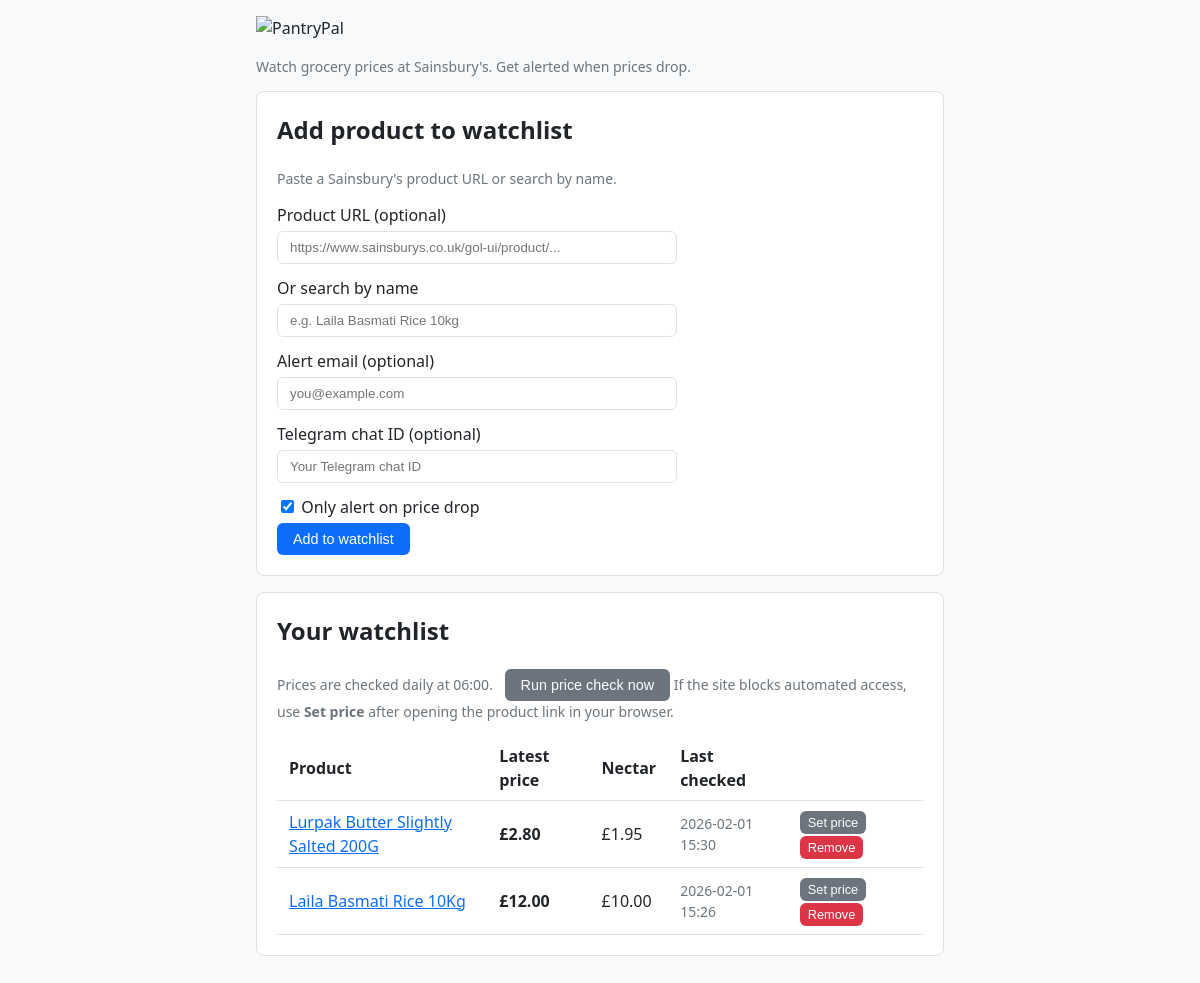
The page / on the database its author committed.
### tables this page shows
CREATE TABLE watchlist (
    id INTEGER PRIMARY KEY AUTOINCREMENT,
    product_id INTEGER NOT NULL REFERENCES product(id) ON DELETE CASCADE,
    added_at TEXT NOT NULL DEFAULT (datetime('now')),
    alert_email TEXT,
    alert_telegram_chat_id TEXT,
    alert_on_drop_only INTEGER NOT NULL DEFAULT 1
);

CREATE TABLE product (
    id INTEGER PRIMARY KEY AUTOINCREMENT,
    vendor_id INTEGER NOT NULL REFERENCES vendor(id),
    external_id TEXT,
    name TEXT NOT NULL,
    url TEXT NOT NULL,
    image_url TEXT,
    created_at TEXT NOT NULL DEFAULT (datetime('now')),
    UNIQUE(vendor_id, external_id)
);

### app/main.py (the view)
@app.get("/", response_class=HTMLResponse)
async def index(request: Request):
    await init_db()
    db = await get_connection()
    try:
        items = await crud.get_watchlist_entries(db)
    finally:
        await db.close()
    return templates.TemplateResponse("index.html", {"request": request, "items": items})

### app/templates/index.html (shortened to what this page needs)
{% extends "base.html" %}
{% block content %}
<div class="card">
    <h2 style="margin-top:0;">Add product to watchlist</h2>
    <p class="muted">Paste a Sainsbury's product URL or search by name.</p>
    <form id="add-form" method="post" action="/api/watchlist/add" style="max-width: 400px;">
        <label for="url">Product URL (optional)</label>
        <input type="url" id="url" name="url" placeholder="https://www.sainsburys.co.uk/gol-ui/product/...">
        <label for="search_query">Or search by name</label>
        <input type="text" id="search_query" name="search_query" placeholder="e.g. Laila Basmati Rice 10kg">
        <label for="alert_email">Alert email (optional)</label>
        <input type="email" id="alert_email" name="alert_email" placeholder="you@example.com">
        <label for="alert_telegram">Telegram chat ID (optional)</label>
        <input type="text" id="alert_telegram" name="alert_telegram_chat_id" placeholder="Your Telegram chat ID">
        <label><input type="checkbox" name="alert_on_drop_only" value="1" checked> Only alert on price drop</label>
        <button type="submit">Add to watchlist</button>
    </form>
</div>
<div class="card">
    <h2 style="margin-top:0;">Your watchlist</h2>
    {% if items %}
    <p class="muted" style="margin-top:0;">Prices are checked daily at 06:00. <button type="button" id="run-check-btn" class="btn btn-secondary" style="margin-left:0.5rem;">Run price check now</button> If the site blocks automated access, use <strong>Set price</strong> after opening the product link in your browser.</p>
    <table>
        <thead>
            <tr><th>Product</th><th>Latest price</th><th>Nectar</th><th>Last checked</th><th></th></tr>
        </thead>
        <tbody>
            {% for item in items %}
            <tr>
                <td><a href="{{ item.product_url }}" target="_blank" rel="noopener">{{ item.product_name }}</a></td>
                <td class="price">{% if item.latest_price is not none %}£{{ "%.2f"|format(item.latest_price) }}{% else %}—{% endif %}</td>
                <td>{% if item.latest_nectar_price is not none %}£{{ "%.2f"|format(item.latest_nectar_price) }}{% else %}—{% endif %}</td>
                <td class="muted">{% if item.latest_recorded_at %}{{ item.latest_recorded_at[:16] }}{% else %}—{% endif %}</td>
                <td>
                    <button type="button" class="btn btn-secondary set-price-btn" style="padding:0.25rem 0.5rem;font-size:0.8rem;margin-right:0.25rem;" data-product-id="{{ item.product_id }}">Set price</button>
                    <button type="button" class="btn btn-danger remove-btn" style="padding:0.25rem 0.5rem;font-size:0.8rem;" data-id="{{ item.watchlist_id }}">Remove</button>
                </td>
            </tr>
            {% endfor %}
        </tbody>
    </table>
    {% else %}
    <p class="empty">No products on your watchlist yet. Add one above.</p>
    {% endif %}
</div>
{% endblock %}

### app/templates/base.html (shortened to what this page needs)
<!DOCTYPE html>
<html lang="en">
<head>
</head>
<body>
    <div class="container">
        <header class="site-header">
            <img src="/static/PantryPal.jpeg" alt="PantryPal" class="site-logo" />
        </header>
        <p class="muted">Watch grocery prices at Sainsbury's. Get alerted when prices drop.</p>
        {% block content %}{% endblock %}
    </div>
</body>
</html>

### app/templates/base.html (style rules this page uses)
:root { --bg: #f8f9fa; --card: #fff; --border: #dee2e6; --primary: #0d6efd; --text: #212529; --muted: #6c757d; }
* { box-sizing: border-box; }
body { font-family: system-ui, -apple-system, sans-serif; margin: 0; background: var(--bg); color: var(--text); line-height: 1.5; }
.container { max-width: 720px; margin: 0 auto; padding: 1rem; }
.card { background: var(--card); border: 1px solid var(--border); border-radius: 8px; padding: 1.25rem; margin-bottom: 1rem; }
label { display: block; font-weight: 500; margin-bottom: 0.25rem; }
input[type="text"], input[type="url"], input[type="email"] { width: 100%; padding: 0.5rem 0.75rem; border: 1px solid var(--border); border-radius: 6px; margin-bottom: 0.75rem; }
button, .btn { display: inline-block; padding: 0.5rem 1rem; background: var(--primary); color: #fff; border: none; border-radius: 6px; cursor: pointer; text-decoration: none; font-size: 0.9rem; }
.btn-secondary { background: var(--muted); }
.btn-danger { background: #dc3545; }
.muted { color: var(--muted); font-size: 0.875rem; }
.price { font-weight: 600; }
table { width: 100%; border-collapse: collapse; }
th, td { padding: 0.5rem 0.75rem; text-align: left; border-bottom: 1px solid var(--border); }
th { font-weight: 600; }
a { color: var(--primary); }
.site-header { margin-bottom: 1rem; }
.site-logo { display: block; max-width: 180px; height: auto; }

### rows shown on the page
watchlist: product_name "Lurpak Butter Slightly Salted 200G", latest_price "2.80", latest_nectar_price "1.95", latest_recorded_at "2026-02-01 15:30"
watchlist: product_name "Laila Basmati Rice 10Kg", latest_price "12.00", latest_nectar_price "10.00", latest_recorded_at "2026-02-01 15:26"
